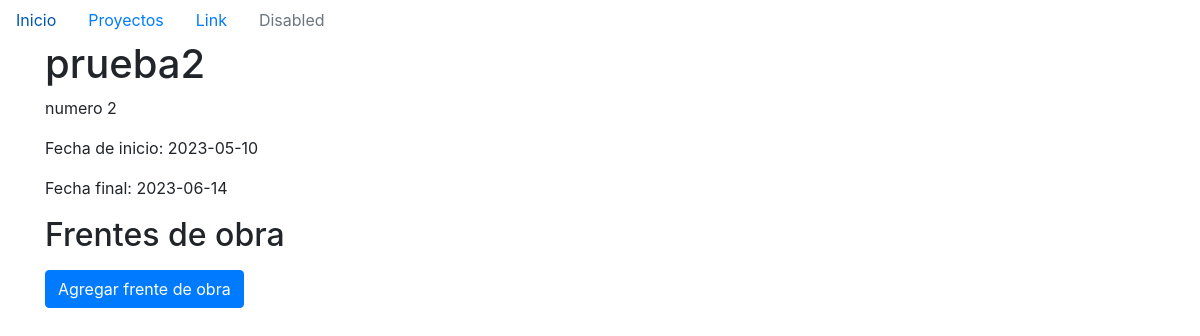
The app's page /proyecto/detalles/2, older data.
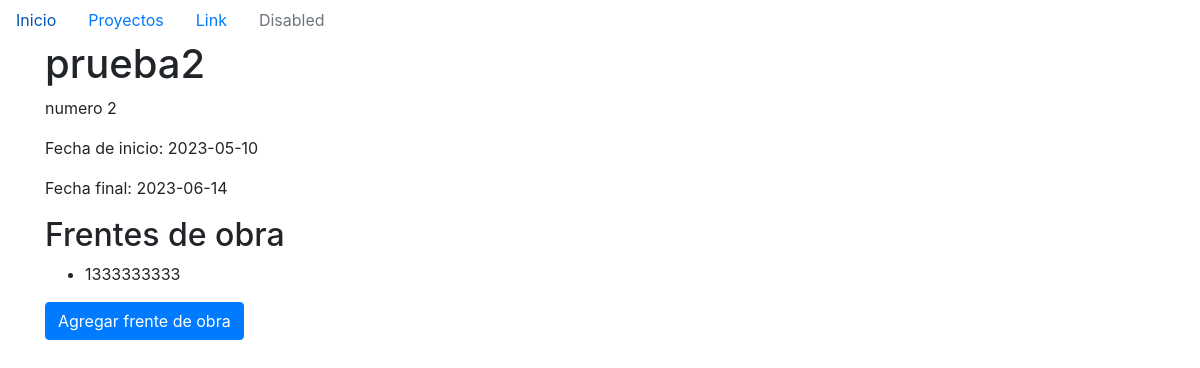
The same page, newer data.
### models/proyecto.py (models this page shows)
class Proyecto(db.Model):
    id = db.Column(db.Integer, primary_key= True, autoincrement=True)
    nombre = db.Column(db.String(100), nullable=False, unique=True)
    descripcion = db.Column(db.String(200))
    fecha_inicio = db.Column(db.Date, nullable=False)
    fecha_final = db.Column(db.Date, nullable=False)

### models/frente.py (models this page shows)
class Frente(db.Model):
    id = db.Column(db.Integer, primary_key=True)
    nombre = db.Column(db.String(100), nullable=False)
    descripcion = db.Column(db.String(200), nullable=False)
    fecha_inicio = db.Column(db.Date, nullable=False)
    no_contrato = db.Column(db.String(50), nullable=False)
    fecha_final = db.Column(db.Date, nullable=False)
    proyecto_id = db.Column(db.Integer, db.ForeignKey('proyecto.id'), nullable=False)
    proyecto = db.relationship('Proyecto', backref=db.backref('frentes', lazy=True))

### main.py (the view)
@app.route('/proyecto/detalles/<int:id>')
def detalles_proyecto(id):
    proyecto = Proyecto.query.get(id)
    frentes = Frente.query.filter_by(proyecto_id=proyecto.id).all()
    return render_template('detalle_proyecto.html', proyecto=proyecto, frentes=frentes)

### templates/detalle_proyecto.html (shortened to what this page needs)
{% extends 'base.html' %}
{% block content %}
<h1>{{ proyecto.nombre }}</h1>
<p>{{ proyecto.descripcion }}</p>
<p>Fecha de inicio: {{ proyecto.fecha_inicio }}</p>
<p>Fecha final: {{ proyecto.fecha_final }}</p>
<h2>Frentes de obra</h2>
<ul>
  {% for frente in proyecto.frentes %}
  <li>{{ frente.nombre }}</li>
  {% endfor %}
</ul>
<a href="/registro/frentes" class="btn btn-primary">Agregar frente de obra</a>
{% endblock %}

### templates/base.html (shortened to what this page needs)
<!DOCTYPE html>
<html lang="en">
<head>
  <link rel="stylesheet" href="{{ url_for('static', filename='style.css') }}">
  <link rel="stylesheet" href="https://cdn.jsdelivr.net/npm/bootstrap@4.3.1/dist/css/bootstrap.min.css">
</head>
<body>
  {% include 'navbar.html' %}
  <div class="container">
    {% block content %}{% endblock %}
</body>
</html>

### templates/navbar.html
  <ul class="nav">
    <li class="nav-item">
      <a class="nav-link active" href="/">Inicio</a>
    </li>
    <li class="nav-item">
      <a class="nav-link" href="/proyectos">Proyectos</a>
    </li>
    <li class="nav-item">
      <a class="nav-link" href="#">Link</a>
    </li>
    <li class="nav-item">
      <a class="nav-link disabled" href="#" tabindex="-1" aria-disabled="true">Disabled</a>
    </li>
  </ul>

Row changes from the older to the newer data that the page shows:
added Frente: nombre "1333333333"
